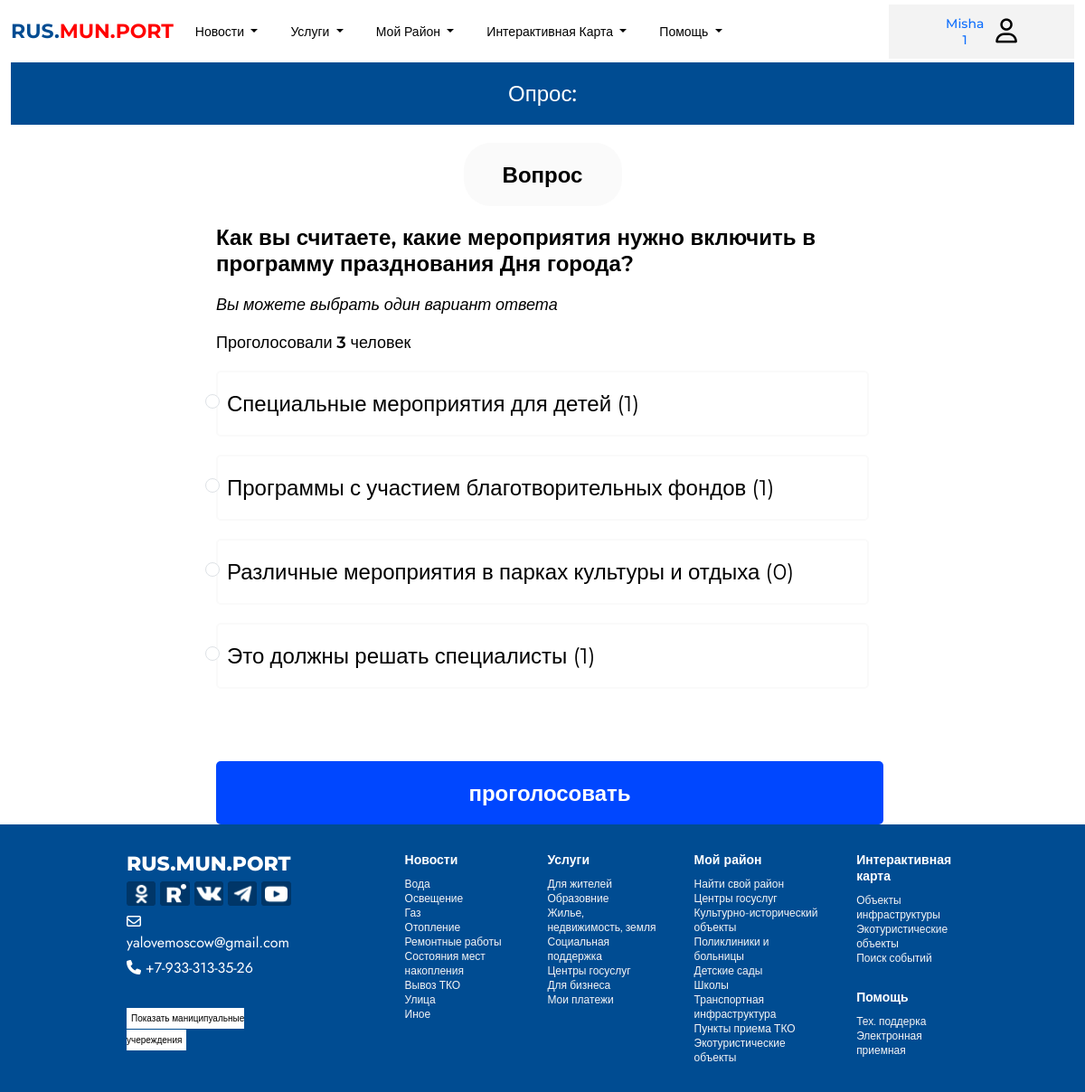
The app's page /citizen/poll/1/ (signed in) with its own data.
### users/models.py (models this page shows, shortened)
class NewUser(AbstractBaseUser,PermissionsMixin):
    role = models.ForeignKey(Role,related_name="role",on_delete=models.CASCADE)
    email = models.EmailField(_('email address'),unique=True)
    first_name =  models.CharField(max_length=150)
    father_name =  models.CharField(max_length=150)
    second_name =  models.CharField(max_length=150)
    bday=models.DateField(auto_now=False, auto_now_add=False)
    phone_number = models.CharField(max_length=20, validators=[RegexValidator(regex='^(\+?\d{1,3})?[-.\s]?\(?\d{3}\)?[-.\s]?\d{3}[-.\s]?\d{4}$')],unique=True)
    city = models.ForeignKey(City,related_name="city",on_delete=models.CASCADE)
    is_active = models.BooleanField(default=False)
    is_staff = models.BooleanField(default=False)
    is_proved = models.BooleanField(default=False)
    objects = CustomAccountManager()
    USERNAME_FIELD = 'phone_number'
    REQUIRED_FIELDS = ['email','first_name',"second_name","role","father_name","bday","city"]

### municipal/models.py (models this page shows, shortened)
class Poll(models.Model):
	title = models.CharField(max_length=150)
	city=models.ForeignKey(City,related_name="city_of_poll",on_delete=models.CASCADE,default=1)
	is_finished = models.BooleanField(default=False)
	start_time = models.DateField(auto_now_add=True)
	image = models.ImageField(upload_to="polls_images",default='')
	logo = models.ImageField(upload_to="polls_images",default='')
	winner=models.CharField(max_length=30,blank=True,default=" ")

class Poll_Option(models.Model):
	title = models.CharField(max_length=150)
	poll = models.ForeignKey(Poll,related_name="poll_option",on_delete=models.CASCADE)
	count = models.PositiveIntegerField(default=0)

### citizen/views.py (the view, shortened to what this page needs)
# urls.py: path('poll/<int:id>/',poll_detail,name="poll_detail"),
@login_required
def poll_detail(request,id):
	poll =Poll.objects.get(id=id)
	options = Poll_Option.objects.filter(poll=poll)
	votes =Vote.objects.filter(poll=poll).count()
	try:
		voted = Vote.objects.get(poll=poll,user=request.user)
		voted=True
		return render(request,'poll_detail.html',{"options":options,"poll":poll,"votes":votes,"voted":voted})
	except:
		voted=False
		return render(request,'poll_detail.html',{"options":options,"poll":poll,"votes":votes,"voted":voted})

### citizen/templates/poll_detail.html (shortened to what this page needs)
{%extends 'main/base.html' %}
{%block content%}
<div class="container">
	<div class="common_news_title">
		Опрос: {{poll.detail}}
	</div>
	<div class="poll-q-link">Вопрос</div>
	{%if voted == True %}
	<form action="" method="post" class="poll_form">
		<div class="poll_q_title">{{poll.title}}</div>
		<div class="poll_rule_p">Вы можете выбрать один вариант  ответа</div>
		<div class="poll_vote_info">Проголосовали <span>{{votes}}</span> человек</div>
			{%csrf_token%}
				{%for option in options%}
				<div class="form-check form-check-inline poll_choice">
					<input class="form-check-input" type="radio" name="inlineRadioOptions" id="inlineRadio1" value="{{option.title}}" disabled>
					<label class="form-check-label poll_option" for="inlineRadio1">{{option.title}} ({{option.count}})</label>
				  </div>
				  <br>
			{%endfor%}
			<div class="voted_title">Вы уже голосовали</div>
			<a class="home-link" href="{%url 'home' %}">домой</a>
	</form>
	{%else%}
	<form action="" method="post" class="poll_form">
		<div class="poll_q_title">{{poll.title}}</div>
		<div class="poll_rule_p">Вы можете выбрать один вариант  ответа</div>
		<div class="poll_vote_info">Проголосовали <span>{{votes}}</span> человек</div>
				{%for option in options%}
				<div class="form-check form-check-inline poll_choice">
					<input class="form-check-input" type="radio" name="poll" id="inlineRadio1" value="{{option.id}}">
					<label class="form-check-label poll_option" for="inlineRadio1">{{option.title}} ({{option.count}})</label>
				  </div>
				  <br>
			{%endfor%}
			<button type="submit" class="poll_btn">проголосовать</button>
	</form>
	{%endif%}
</div>
{%endblock%}

### users/templates/main/base.html (shortened to what this page needs)
<!DOCTYPE html>
<html lang="en">
<head>
	{% load static %}
<link href="https://cdn.jsdelivr.net/npm/bootstrap@5.3.2/dist/css/bootstrap.min.css" rel="stylesheet">
	<link rel="stylesheet" href="{% static 'css/styles.css' %}">
	<link rel="stylesheet" href="{% static 'css/adaptiv.css' %}">
</head>
<body>
	<nav class="navbar navbar-expand-lg bg-body-tertiary nav-head">
		<div class="container container-fluid nav-con">
		  <div class="collapse navbar-collapse" id="navbarTogglerDemo01">
			<a class="navbar-brand" href="{%url 'home'%}">RUS.<span style="color: #F00;
				">MUN.PORT</span></a>
			<ul class="navbar-nav me-auto mb-2 mb-lg-0">
				<li class="nav-item dropdown">
					<button class="nav-link dropdown-toggle" data-bs-toggle="dropdown" aria-expanded="false">
						Новости
					</button>
				  </li>
				  <li class="nav-item dropdown">
					<button class="nav-link dropdown-toggle" data-bs-toggle="dropdown" aria-expanded="false">
						Услуги
					</button>
				  </li>
				  <li class="nav-item dropdown">
					<button class="nav-link dropdown-toggle" data-bs-toggle="dropdown" aria-expanded="false">
						Мой Район
					</button>
				  </li>
				  <li class="nav-item dropdown">
					<button class="nav-link dropdown-toggle" data-bs-toggle="dropdown" aria-expanded="false">
						Интерактивная Карта
					</button>
				  </li>
				  <li class="nav-item dropdown">
					<button class="nav-link dropdown-toggle" data-bs-toggle="dropdown" aria-expanded="false">
						Помощь
					</button>
				  </li>
			</ul>
			<div class="log-nav">
				{%if user.is_authenticated%}
				<a href="{%url 'profile' user.id%}"><button class="profile_btn">{{user.first_name}} <br> {{user.father_name}} </a>
					<i class="fa-regular fa-user" style="color: #000;"></i></button>
				{%else%}
				  <a href="{%url 'login' %}"><button class="sign_btn">Вход</button></a>
				  <a href=""><i class="fa-regular fa-user" style="color: #ffffff;"></i></a>
				{%endif%}
			</div>
		  </div>
		</div>
	  </nav>
	<div class="">
		<section style="min-height: 80vh;">
		{%block content%}
		{%endblock%}
	</section>
	</div>
		<footer class="footer ">
			<div class="brand-column">
				<div class="footer-logo">RUS.MUN.PORT</div>
				<div class="icons">
					<a href=""><img src="{%static 'images/footer/ok.png'%}" alt=""></a>
					<a href=""><img src="{%static 'images/footer/rt.png'%}" alt=""></a>
					<a href=""><img src="{%static 'images/footer/vk.png'%}" alt=""></a>
					<a href=""><img src="{%static 'images/footer/tg.png'%}" alt=""></a>
					<a href=""><img src="{%static 'images/footer/yt.png'%}" alt=""></a>
				</div>
				<div class="mail-footer"><i class="fa-regular fa-envelope" style="color: #ffffff;"></i>yalovemoscow@gmail.com</div>
				<div class="phone-footer"><i class="fa-solid fa-phone" style="color: #ffffff;"></i> +7-933-313-35-26</div>
				<a href="" class="show_munic">Показать маниципуальные учереждения</a>
			</div>
			<div class="footer-column">
				<div class="footer-header">Новости</div>
				<a href=""><div class="footer-link">Вода</div></a>
				<a href=""><div class="footer-link">Освещение</div></a>
				<a href=""><div class="footer-link">Газ</div></a>
				<a href=""><div class="footer-link">Отопление</div></a>
				<a href=""><div class="footer-link">Ремонтные работы</div></a>
				<a href=""><div class="footer-link">Состояния мест накопления</div></a>
				<a href=""><div class="footer-link">Вывоз ТКО</div></a>
				<a href=""><div class="footer-link">Улица</div></a>
				<a href=""><div class="footer-link">Иное</div></a>
			</div>
			<div class="footer-column">
				<div class="footer-header">Услуги</div>
				<a href="{%url 'municipal_services'%}"><div class="footer-link">Для жителей</div></a>
				<a href="{%url 'municipal_services'%}"><div class="footer-link">Образовние</div></a>
				<a href="{%url 'municipal_services'%}"><div class="footer-link">Жилье, недвижимость, земля</div></a>
				<a href="{%url 'municipal_services'%}"><div class="footer-link">Социальная поддержка</div></a>
				<a href="{%url 'municipal_services'%}"><div class="footer-link">Центры госуслуг</div></a>
				<a href="{%url 'municipal_services'%}"><div class="footer-link">Для бизнеса</div></a>
				<a href="{%url 'municipal_services'%}"><div class="footer-link">Мои платежи</div></a>
			</div>
			<div class="footer-column">
				<div class="footer-header">Мой район</div>
				<a href=""><div class="footer-link">Найти свой район</div></a>
				<a href=""><div class="footer-link">Центры госуслуг</div></a>
				<a href=""><div class="footer-link">Культурно-исторический объекты</div></a>
				<a href=""><div class="footer-link">Поликлиники и больницы</div></a>
				<a href=""><div class="footer-link">Детские сады</div></a>
				<a href=""><div class="footer-link">Школы</div></a>
				<a href=""><div class="footer-link">Транспортная инфраструктура</div></a>
				<a href=""><div class="footer-link">Пункты приема ТКО</div></a>
				<a href=""><div class="footer-link">Экотуристические объекты</div></a>
			</div>
			<div class="footer-column">
				<div class="footer-header">Интерактивная карта</div>
				<a href="{%url 'maps' %}"><div class="footer-link">Объекты инфраструктуры</div></a>
				<a href="{%url 'eco' %}"><div class="footer-link">Экотуристические объекты</div></a>
				<a href=""><div class="footer-link" style="margin-bottom: 26px;">Поиск событий</div></a>
				<div class="footer-header">Помощь</div>
				<a href=""><div class="footer-link">Тех. поддерка</div></a>
				<a href=""><div class="footer-link">Электронная приемная</div></a>
			</div>
		</footer>
</body>
</html>

### records on screen
NewUser: first_name "Misha", father_name "1"
Poll: title "Как вы считаете, какие мероприятия нужно включить в программу празднования Дня города?"
Poll_Option: title "Специальные мероприятия для детей", count "1"
Poll_Option: title "Программы с участием благотворительных фондов", count "1"
Poll_Option: title "Различные мероприятия в парках культуры и отдыха", count "0"
Poll_Option: title "Это должны решать специалисты", count "1"

### other values on screen
{{ votes }} "3"
